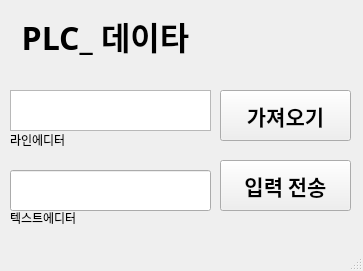
<?xml version="1.0" encoding="UTF-8"?>
<ui version="4.0">
 <class>MainWindow</class>
 <widget class="QMainWindow" name="MainWindow">
  <property name="geometry">
   <rect>
    <x>0</x>
    <y>0</y>
    <width>363</width>
    <height>271</height>
   </rect>
  </property>
  <property name="windowTitle">
   <string>MainWindow</string>
  </property>
  <widget class="QWidget" name="centralwidget">
   <widget class="QLabel" name="label">
    <property name="geometry">
     <rect>
      <x>-60</x>
      <y>10</y>
      <width>331</width>
      <height>51</height>
     </rect>
    </property>
    <property name="font">
     <font>
      <family>Agency FB</family>
      <pointsize>24</pointsize>
      <weight>75</weight>
      <bold>true</bold>
     </font>
    </property>
    <property name="text">
     <string>PLC_ 데이타</string>
    </property>
    <property name="alignment">
     <set>Qt::AlignCenter</set>
    </property>
   </widget>
   <widget class="QPushButton" name="pushButton_1">
    <property name="geometry">
     <rect>
      <x>220</x>
      <y>90</y>
      <width>131</width>
      <height>51</height>
     </rect>
    </property>
    <property name="font">
     <font>
      <family>Agency FB</family>
      <pointsize>16</pointsize>
      <weight>75</weight>
      <bold>true</bold>
     </font>
    </property>
    <property name="text">
     <string>가져오기</string>
    </property>
   </widget>
   <widget class="QTextEdit" name="textEdit">
    <property name="geometry">
     <rect>
      <x>10</x>
      <y>90</y>
      <width>201</width>
      <height>41</height>
     </rect>
    </property>
   </widget>
   <widget class="QLineEdit" name="lineEdit">
    <property name="geometry">
     <rect>
      <x>10</x>
      <y>170</y>
      <width>201</width>
      <height>41</height>
     </rect>
    </property>
   </widget>
   <widget class="QLabel" name="label_3">
    <property name="geometry">
     <rect>
      <x>10</x>
      <y>210</y>
      <width>81</width>
      <height>16</height>
     </rect>
    </property>
    <property name="text">
     <string>텍스트에디터</string>
    </property>
   </widget>
   <widget class="QLabel" name="label_2">
    <property name="geometry">
     <rect>
      <x>10</x>
      <y>130</y>
      <width>71</width>
      <height>20</height>
     </rect>
    </property>
    <property name="text">
     <string>라인에디터</string>
    </property>
   </widget>
   <widget class="QPushButton" name="pushButton_2">
    <property name="geometry">
     <rect>
      <x>220</x>
      <y>160</y>
      <width>131</width>
      <height>51</height>
     </rect>
    </property>
    <property name="font">
     <font>
      <family>Agency FB</family>
      <pointsize>16</pointsize>
      <weight>75</weight>
      <bold>true</bold>
     </font>
    </property>
    <property name="text">
     <string>입력 전송</string>
    </property>
   </widget>
  </widget>
  <widget class="QMenuBar" name="menubar">
   <property name="geometry">
    <rect>
     <x>0</x>
     <y>0</y>
     <width>363</width>
     <height>21</height>
    </rect>
   </property>
  </widget>
  <widget class="QStatusBar" name="statusbar"/>
 </widget>
 <tabstops>
  <tabstop>pushButton_1</tabstop>
  <tabstop>lineEdit</tabstop>
  <tabstop>pushButton_2</tabstop>
  <tabstop>textEdit</tabstop>
 </tabstops>
 <resources/>
 <connections/>
</ui>
